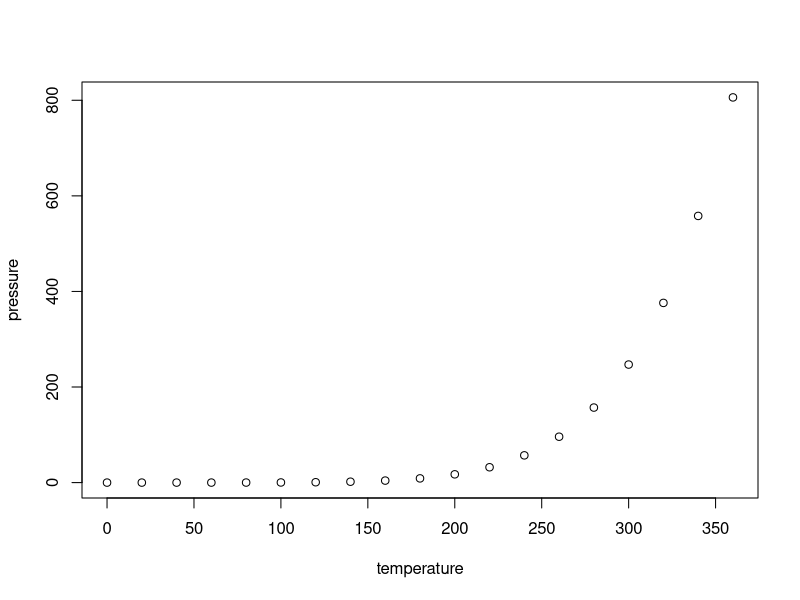
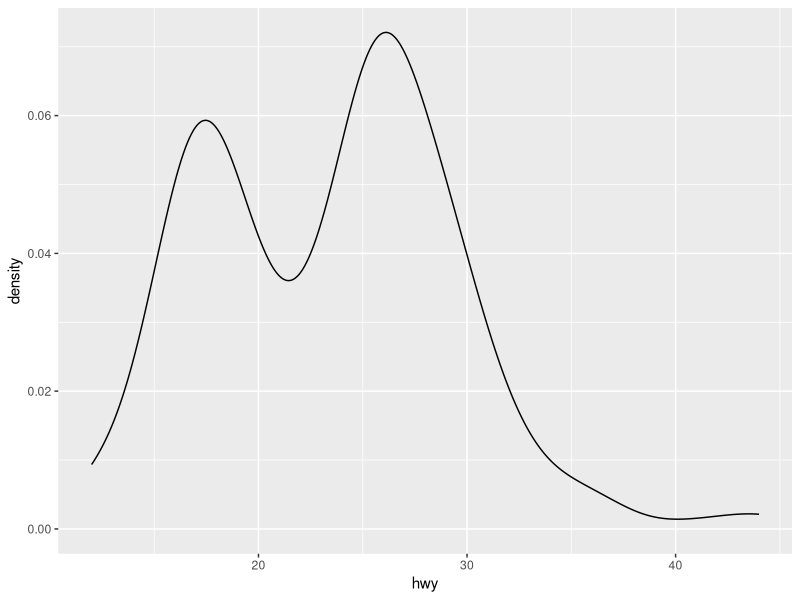

R code for these plots, in order: (Note: this script raises an error after producing the figures.)
## ---- chunk 1
knitr::opts_chunk$set(echo = TRUE)
## ---- chunk 2
summary(cars)
## ---- chunk 3
plot(pressure)
## ---- chunk 4
# this is a comment
library(ggplot2)

ggplot(data = mpg, aes(x=hwy)) + geom_density()

## ---- chunk 5
intall.packages
ggplot(data=imdb, aes(x=release_year))+ geom_bar()
